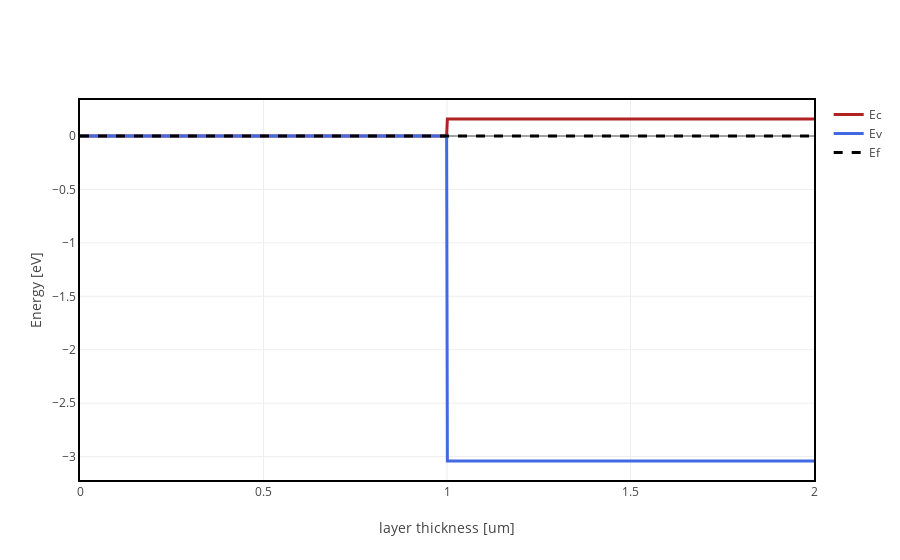
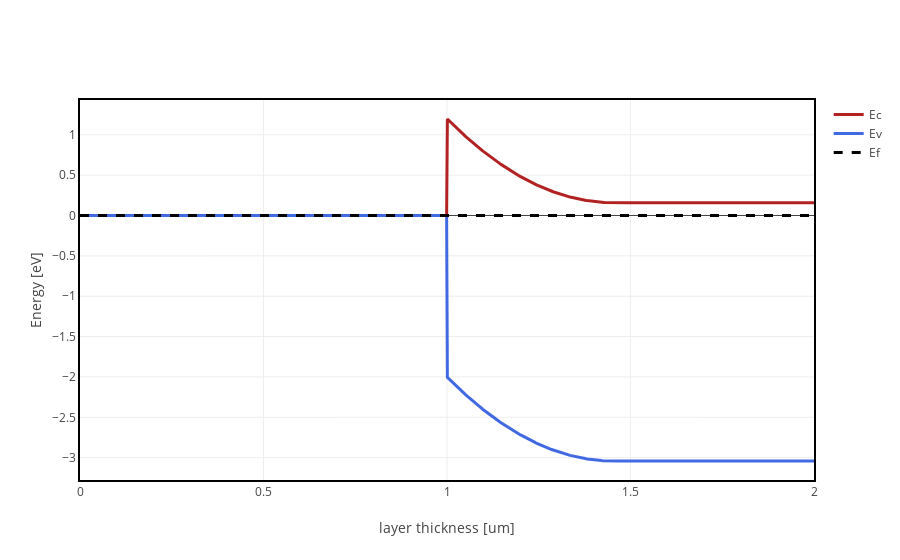

Notebook cell for these charts, in order:
### Markdown cell above
`bend()` is the core method: it will bend `Ec`, `Ev`, `E0` according to Poisson's equation. We can plot before and after bending to see the difference. The code follows some empirical rules, see https://en.wikipedia.org/wiki/Band_diagram#See_also.

### Code cell
device.plot(display_E0=False)

device.bend()
device.plot() # display_E0 is False by default

### Figure 1 — Plotly figure (JSON) as saved in the notebook; plotly's stock layout.template omitted (floating-point values rounded to 4 significant figures; data arrays with more than 128 entries replaced by an {"elided": "..."} marker saying what was removed)
{"data": [{"line": {"color": "firebrick", "width": 3}, "name": "Ec", "type": "scatter", "x": {"elided": "1000 float values"}, "y": {"elided": "1000 float values"}}, {"line": {"color": "royalblue", "width": 3}, "name": "Ev", "type": "scatter", "x": {"elided": "1000 float values"}, "y": {"elided": "1000 float values"}}, {"line": {"color": "black", "dash": "dash", "width": 3}, "name": "Ef", "type": "scatter", "x": {"elided": "1000 float values"}, "y": {"elided": "1000 int values"}}], "layout": {"showlegend": true, "xaxis": {"linecolor": "black", "linewidth": 2, "mirror": true, "showline": true, "title": {"text": "layer thickness [um]"}}, "yaxis": {"linecolor": "black", "linewidth": 2, "mirror": true, "showline": true, "title": {"text": "Energy [eV]"}}}}

### Figure 2 — Plotly figure (JSON) as saved in the notebook; plotly's stock layout.template omitted (floating-point values rounded to 4 significant figures; data arrays with more than 128 entries replaced by an {"elided": "..."} marker saying what was removed)
{"data": [{"line": {"color": "firebrick", "width": 3}, "name": "Ec", "type": "scatter", "x": {"elided": "1000 float values"}, "y": {"elided": "1000 float values"}}, {"line": {"color": "royalblue", "width": 3}, "name": "Ev", "type": "scatter", "x": {"elided": "1000 float values"}, "y": {"elided": "1000 float values"}}, {"line": {"color": "black", "dash": "dash", "width": 3}, "name": "Ef", "type": "scatter", "x": {"elided": "1000 float values"}, "y": {"elided": "1000 int values"}}], "layout": {"showlegend": true, "xaxis": {"linecolor": "black", "linewidth": 2, "mirror": true, "showline": true, "title": {"text": "layer thickness [um]"}}, "yaxis": {"linecolor": "black", "linewidth": 2, "mirror": true, "showline": true, "title": {"text": "Energy [eV]"}}}}
